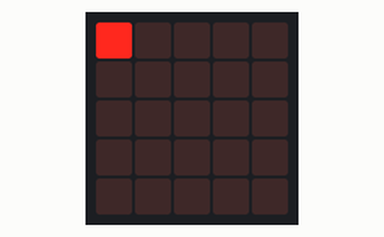
Recording of a program running on a simulated BBC micro:bit (MakeCode). Parts: the board's 5×5 LED display.

Above: at 0.6 s.
At 1.4 s:
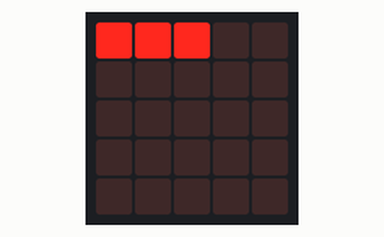
At 2.6 s:
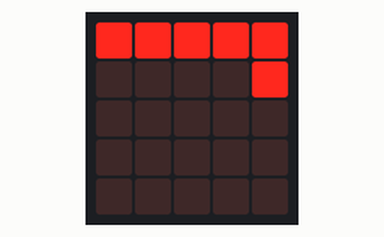
At 4.5 s:
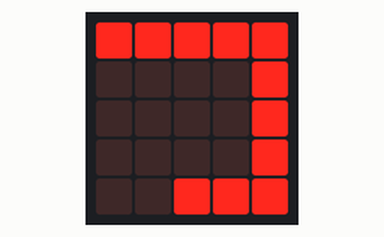
At 7.41 s:
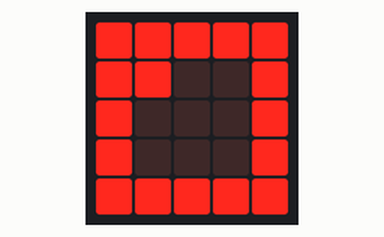
At 10.63 s:
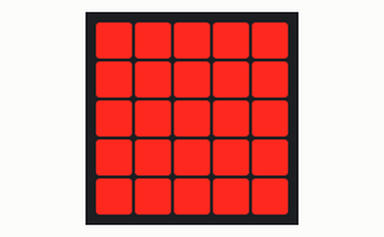

Measured:
- by itself, everything shown: repeats every 10.8 s, in 26 steps
- what the display in image 0 shows lasts 0.4 s, from 0.4 s to 0.8 s
- what the display in image 3 shows lasts 0.8 s, from 4.4 s to 5.2 s

The program:

main.ts
```typescript
let i = 1
basic.forever(function () {
    basic.showLeds(`
        . . . . .
        . . . . .
        . . . . .
        . . . . .
        . . . . .
        `)
    basic.pause(i)
    basic.showLeds(`
        # . . . .
        . . . . .
        . . . . .
        . . . . .
        . . . . .
        `)
    basic.pause(i)
    basic.showLeds(`
        # # . . .
        . . . . .
        . . . . .
        . . . . .
        . . . . .
        `)
    basic.pause(i)
    basic.showLeds(`
        # # # . .
        . . . . .
        . . . . .
        . . . . .
        . . . . .
        `)
    basic.pause(i)
    basic.showLeds(`
        # # # # .
        . . . . .
        . . . . .
        . . . . .
        . . . . .
        `)
    basic.pause(i)
    basic.showLeds(`
        # # # # #
        . . . . .
        . . . . .
        . . . . .
        . . . . .
        `)
    basic.pause(i)
    basic.showLeds(`
        # # # # #
        . . . . #
        . . . . .
        . . . . .
        . . . . .
        `)
    basic.pause(i)
    basic.showLeds(`
        # # # # #
        . . . . #
        . . . . #
        . . . . .
        . . . . .
        `)
    basic.pause(i)
    basic.showLeds(`
        # # # # #
        . . . . #
        . . . . #
        . . . . #
        . . . . .
        `)
    basic.pause(i)
    basic.showLeds(`
        # # # # #
        . . . . #
        . . . . #
        . . . . #
        . . . . #
        `)
    basic.pause(i)
    basic.showLeds(`
        # # # # #
        . . . . #
        . . . . #
        . . . . #
        . . . # #
        `)
    basic.pause(i)
    basic.showLeds(`
        # # # # #
        . . . . #
        . . . . #
        . . . . #
        . . # # #
        `)
    basic.pause(i)
    basic.showLeds(`
        # # # # #
        . . . . #
        . . . . #
        . . . . #
        . . # # #
        `)
    basic.pause(i)
    basic.showLeds(`
        # # # # #
        . . . . #
        . . . . #
        . . . . #
        . # # # #
        `)
    basic.pause(i)
    basic.showLeds(`
        # # # # #
        . . . . #
        . . . . #
        . . . . #
        # # # # #
        `)
    basic.pause(i)
    basic.showLeds(`
        # # # # #
        . . . . #
        . . . . #
        # . . . #
        # # # # #
        `)
    basic.pause(i)
    basic.showLeds(`
        # # # # #
        . . . . #
        # . . . #
        # . . . #
        # # # # #
        `)
    basic.pause(i)
    basic.showLeds(`
        # # # # #
        # . . . #
        # . . . #
        # . . . #
        # # # # #
        `)
    basic.pause(i)
    basic.showLeds(`
        # # # # #
        # # . . #
        # . . . #
        # . . . #
        # # # # #
        `)
    basic.pause(i)
    basic.showLeds(`
        # # # # #
        # # # . #
        # . . . #
        # . . . #
        # # # # #
        `)
    basic.pause(i)
    basic.showLeds(`
        # # # # #
        # # # # #
        # . . . #
        # . . . #
        # # # # #
        `)
    basic.pause(i)
    basic.showLeds(`
        # # # # #
        # # # # #
        # . . # #
        # . . . #
        # # # # #
        `)
    basic.pause(i)
    basic.showLeds(`
        # # # # #
        # # # # #
        # . . # #
        # . . # #
        # # # # #
        `)
    basic.pause(i)
    basic.showLeds(`
        # # # # #
        # # # # #
        # . . # #
        # . # # #
        # # # # #
        `)
    basic.pause(i)
    basic.showLeds(`
        # # # # #
        # # # # #
        # . . # #
        # # # # #
        # # # # #
        `)
    basic.pause(i)
    basic.showLeds(`
        # # # # #
        # # # # #
        # # . # #
        # # # # #
        # # # # #
        `)
    basic.pause(i)
    basic.showLeds(`
        # # # # #
        # # # # #
        # # # # #
        # # # # #
        # # # # #
        `)
})
```

test.ts
```typescript
// 在此处测试；当此软件包作为插件使用时，将不会编译此软件包。
```
